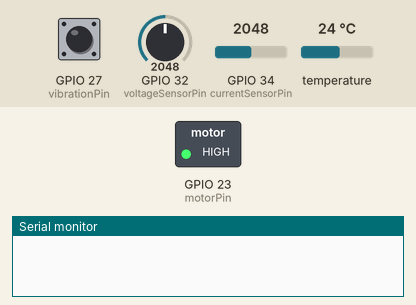
This sketch was run on a simulated ESP32. On the bench: switched loads named in the sketch (green lamp = pin HIGH), the last lines printed to the serial monitor. Inputs (shaded band) come from the test bench; at power-on: GPIO 34 (currentSensorPin) = 2048, GPIO 27 (vibrationPin) HIGH, GPIO 32 (voltageSensorPin) = 2048, temperature 24 °C. WiFi joins after 1.5 s; servers stay silent unless stated.

Above: at 1.5 s.
1.6 s: GPIO 34 (currentSensorPin) set to 2570
4.7 s: GPIO 34 (currentSensorPin) set to 2683
At 8.3 s:
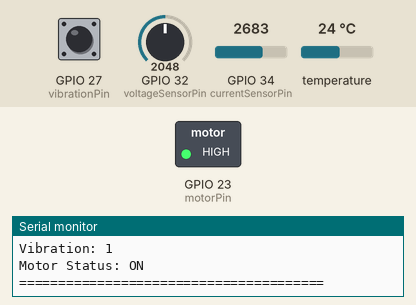
10.7 s: GPIO 34 (currentSensorPin) set to 2047
At 14.1 s:
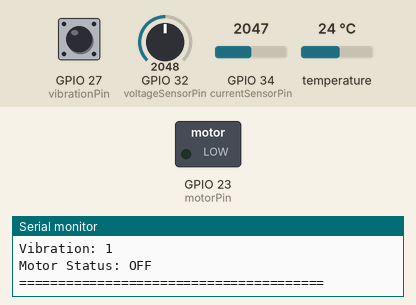
14.7 s: GPIO 34 (currentSensorPin) set to 2866
At 18.3 s:
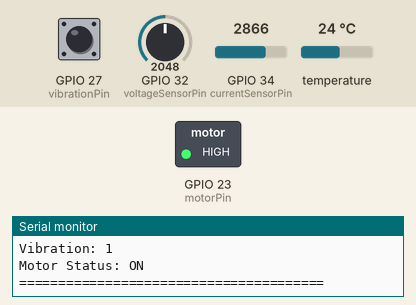
Timing chart, 0 to 19.7 s (numbered marks = the images above; inputs shaded):
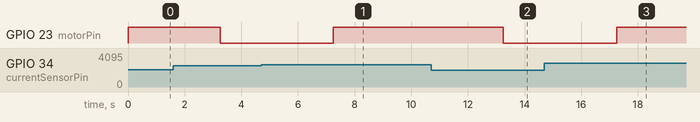

Measured:
- after the input at 4.7 s, GPIO 23 (motorPin): LOW → HIGH after 2.5 s
- after the input at 10.7 s, GPIO 23 (motorPin): HIGH → LOW after 2.5 s
- after the input at 14.7 s, GPIO 23 (motorPin): LOW → HIGH after 2.5 s

The sketch:

smart_power_monitoring.ino
```cpp
#define BLYNK_TEMPLATE_ID "TMPL3WHvw15Mi"
#define BLYNK_TEMPLATE_NAME "Smart Motor Monitoring System"
#define BLYNK_AUTH_TOKEN "YOUR_AUTH_TOKEN"

#define BLYNK_PRINT Serial

#include <WiFi.h>
#include <BlynkSimpleEsp32.h>
#include <OneWire.h>
#include <DallasTemperature.h>

/* ---------------- WIFI ---------------- */
char ssid[] = "YOUR_WIFI_NAME";
char pass[] = "YOUR_WIFI_PASSWORD";

/* ---------------- PIN DEFINITIONS ---------------- */
#define currentSensorPin 34
#define voltageSensorPin 32
#define tempSensorPin 4
#define vibrationPin 27
#define motorPin 23   // 🔥 NEW: transistor control pin

/* ---------------- DS18B20 ---------------- */
OneWire oneWire(tempSensorPin);
DallasTemperature sensors(&oneWire);

/* ---------------- CURRENT SENSOR ---------------- */
int offsetValue = 2870;
float sensitivity = 0.100;

/* ---------------- VOLTAGE MULTIPLIER ---------------- */
float voltageMultiplier = 2.0;

/* ---------------- THRESHOLDS ---------------- */
int OFF_MIN = 2860;
int OFF_MAX = 2890;

/* Overload condition */
float OVERLOAD_CURRENT = 2.0;

/* ---------------- FLAGS ---------------- */
bool overloadFlag = false;
bool tempFlag = false;
bool vibFlag = false;

BlynkTimer timer;

/* ===================================================== */
void sendData()
{
  /* ---------------- CURRENT ---------------- */
  long currentSum = 0;
  for (int i = 0; i < 100; i++) {
    currentSum += analogRead(currentSensorPin);
    delay(1);
  }

  int adcCurrent = currentSum / 100;
  int difference = adcCurrent - offsetValue;
  float voltageCurrent = difference * (3.3 / 4095.0);
  float current = voltageCurrent / sensitivity;
  if (current < 0) current = -current;

  /* ---------------- VOLTAGE ---------------- */
  long voltageSum = 0;
  for (int i = 0; i < 50; i++) {
    voltageSum += analogRead(voltageSensorPin);
    delay(1);
  }

  int adcVoltage = voltageSum / 50;
  float voltage = (adcVoltage * (3.3 / 4095.0)) * voltageMultiplier;

  /* ---------------- TEMPERATURE ---------------- */
  sensors.requestTemperatures();
  float temperature = sensors.getTempCByIndex(0);

  /* ---------------- VIBRATION ---------------- */
  int vibrationState = digitalRead(vibrationPin);

  /* ===================================================== */
  /* ---------------- MOTOR CONTROL LOGIC ---------------- */
  bool motorOn = true;

  if (current > OVERLOAD_CURRENT || temperature > 40 || vibrationState == LOW)
  {
    motorOn = false;   // fault condition → motor OFF
  }

  if (motorOn)
    digitalWrite(motorPin, HIGH);   // transistor ON
  else
    digitalWrite(motorPin, LOW);    // transistor OFF

  /* ---------------- BLYNK SEND ---------------- */
  Blynk.virtualWrite(V0, current);
  Blynk.virtualWrite(V1, voltage);
  Blynk.virtualWrite(V2, temperature);
  Blynk.virtualWrite(V3, vibrationState);

  Blynk.virtualWrite(V4, motorOn ? "MOTOR ON" : "MOTOR OFF");

  /* ---------------- ALERTS ---------------- */
  if (current > OVERLOAD_CURRENT)
  {
    if (!overloadFlag)
    {
      Blynk.logEvent("overload", "⚠ Motor Overload Detected");
      overloadFlag = true;
    }
  }
  else overloadFlag = false;

  if (temperature > 40)
  {
    if (!tempFlag)
    {
      Blynk.logEvent("temp_high", "🔥 High Temperature Alert");
      tempFlag = true;
    }
  }
  else tempFlag = false;

  if (vibrationState == LOW)
  {
    if (!vibFlag)
    {
      Blynk.logEvent("vibration_fault", "⚠ Vibration Fault Detected");
      vibFlag = true;
    }
  }
  else vibFlag = false;

  /* ---------------- SERIAL ---------------- */
  Serial.println("========= MOTOR HEALTH MONITOR =========");

  Serial.print("Current: "); Serial.print(current); Serial.println(" A");
  Serial.print("Voltage: "); Serial.print(voltage); Serial.println(" V");
  Serial.print("Temperature: "); Serial.print(temperature); Serial.println(" °C");
  Serial.print("Vibration: "); Serial.println(vibrationState);

  Serial.print("Motor Status: ");
  Serial.println(motorOn ? "ON" : "OFF");

  Serial.println("=======================================");
  Serial.println();
}

/* ===================================================== */
void setup()
{
  Serial.begin(115200);

  sensors.begin();

  pinMode(vibrationPin, INPUT);
  pinMode(motorPin, OUTPUT);

  digitalWrite(motorPin, HIGH); // start motor ON

  WiFi.begin(ssid, pass);
  Blynk.config(BLYNK_AUTH_TOKEN);
  Blynk.connect();

  timer.setInterval(2000L, sendData);
}

/* ===================================================== */
void loop()
{
  Blynk.run();
  timer.run();
}
```
